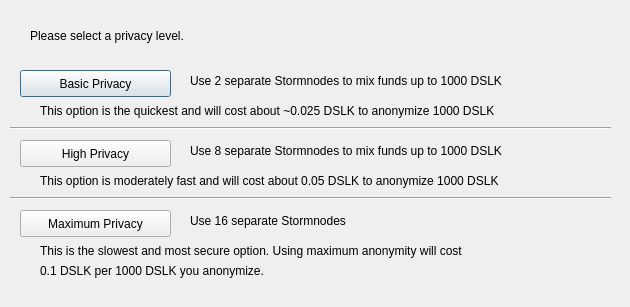
<?xml version="1.0" encoding="UTF-8"?>
<ui version="4.0">
 <class>PrivatesendConfig</class>
 <widget class="QDialog" name="PrivatesendConfig">
  <property name="geometry">
   <rect>
    <x>0</x>
    <y>0</y>
    <width>630</width>
    <height>307</height>
   </rect>
  </property>
  <property name="windowTitle">
   <string>Configure PrivateSend</string>
  </property>
  <widget class="QPushButton" name="buttonBasic">
   <property name="geometry">
    <rect>
     <x>20</x>
     <y>70</y>
     <width>151</width>
     <height>27</height>
    </rect>
   </property>
   <property name="text">
    <string>Basic Privacy</string>
   </property>
  </widget>
  <widget class="QPushButton" name="buttonHigh">
   <property name="geometry">
    <rect>
     <x>20</x>
     <y>140</y>
     <width>151</width>
     <height>27</height>
    </rect>
   </property>
   <property name="text">
    <string>High Privacy</string>
   </property>
  </widget>
  <widget class="QPushButton" name="buttonMax">
   <property name="geometry">
    <rect>
     <x>20</x>
     <y>210</y>
     <width>151</width>
     <height>27</height>
    </rect>
   </property>
   <property name="text">
    <string>Maximum Privacy</string>
   </property>
  </widget>
  <widget class="QLabel" name="label">
   <property name="geometry">
    <rect>
     <x>30</x>
     <y>20</y>
     <width>571</width>
     <height>31</height>
    </rect>
   </property>
   <property name="text">
    <string>Please select a privacy level.</string>
   </property>
  </widget>
  <widget class="QLabel" name="label_2">
   <property name="geometry">
    <rect>
     <x>190</x>
     <y>70</y>
     <width>421</width>
     <height>21</height>
    </rect>
   </property>
   <property name="text">
    <string>Use 2 separate Stormnodes to mix funds up to 1000 DSLK</string>
   </property>
  </widget>
  <widget class="QLabel" name="label_3">
   <property name="geometry">
    <rect>
     <x>190</x>
     <y>140</y>
     <width>411</width>
     <height>21</height>
    </rect>
   </property>
   <property name="text">
    <string>Use 8 separate Stormnodes to mix funds up to 1000 DSLK</string>
   </property>
  </widget>
  <widget class="QLabel" name="label_4">
   <property name="geometry">
    <rect>
     <x>190</x>
     <y>210</y>
     <width>421</width>
     <height>21</height>
    </rect>
   </property>
   <property name="text">
    <string>Use 16 separate Stormnodes</string>
   </property>
  </widget>
  <widget class="QLabel" name="label_6">
   <property name="geometry">
    <rect>
     <x>40</x>
     <y>100</y>
     <width>561</width>
     <height>21</height>
    </rect>
   </property>
   <property name="text">
    <string>This option is the quickest and will cost about ~0.025 DSLK to anonymize 1000 DSLK</string>
   </property>
  </widget>
  <widget class="QLabel" name="label_7">
   <property name="geometry">
    <rect>
     <x>40</x>
     <y>170</y>
     <width>561</width>
     <height>21</height>
    </rect>
   </property>
   <property name="text">
    <string>This option is moderately fast and will cost about 0.05 DSLK to anonymize 1000 DSLK</string>
   </property>
  </widget>
  <widget class="QLabel" name="label_8">
   <property name="geometry">
    <rect>
     <x>40</x>
     <y>240</y>
     <width>561</width>
     <height>21</height>
    </rect>
   </property>
   <property name="text">
    <string>This is the slowest and most secure option. Using maximum anonymity will cost</string>
   </property>
  </widget>
  <widget class="QLabel" name="label_9">
   <property name="geometry">
    <rect>
     <x>40</x>
     <y>260</y>
     <width>561</width>
     <height>21</height>
    </rect>
   </property>
   <property name="text">
    <string>0.1 DSLK per 1000 DSLK you anonymize.</string>
   </property>
  </widget>
  <widget class="Line" name="line">
   <property name="geometry">
    <rect>
     <x>10</x>
     <y>120</y>
     <width>601</width>
     <height>16</height>
    </rect>
   </property>
   <property name="orientation">
    <enum>Qt::Horizontal</enum>
   </property>
  </widget>
  <widget class="Line" name="line_2">
   <property name="geometry">
    <rect>
     <x>10</x>
     <y>190</y>
     <width>601</width>
     <height>16</height>
    </rect>
   </property>
   <property name="orientation">
    <enum>Qt::Horizontal</enum>
   </property>
  </widget>
 </widget>
 <resources/>
 <connections/>
</ui>
